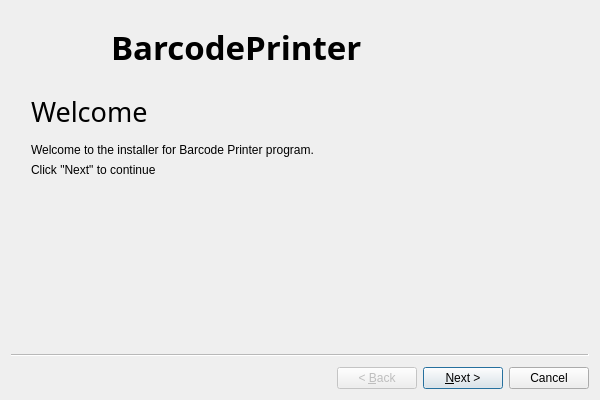
<?xml version="1.0" encoding="UTF-8"?>
<ui version="4.0">
 <class>Wizard</class>
 <widget class="QWizard" name="Wizard">
  <property name="geometry">
   <rect>
    <x>0</x>
    <y>0</y>
    <width>600</width>
    <height>400</height>
   </rect>
  </property>
  <property name="minimumSize">
   <size>
    <width>600</width>
    <height>400</height>
   </size>
  </property>
  <property name="maximumSize">
   <size>
    <width>600</width>
    <height>400</height>
   </size>
  </property>
  <property name="windowTitle">
   <string>BarcodePrinter Installer</string>
  </property>
  <property name="windowIcon">
   <iconset>
    <normaloff>../../Documents/backup/Pictures/intern/okt/25okt/images/logo.jpeg</normaloff>../../Documents/backup/Pictures/intern/okt/25okt/images/logo.jpeg</iconset>
  </property>
  <widget class="QWizardPage" name="wizardPage1">
   <widget class="QLabel" name="lbl_iconLogo">
    <property name="geometry">
     <rect>
      <x>10</x>
      <y>10</y>
      <width>81</width>
      <height>51</height>
     </rect>
    </property>
    <property name="pixmap">
     <pixmap>../../Documents/backup/Pictures/intern/okt/25okt/images/logo.jpeg</pixmap>
    </property>
    <property name="scaledContents">
     <bool>true</bool>
    </property>
   </widget>
   <widget class="QLabel" name="label_11">
    <property name="geometry">
     <rect>
      <x>100</x>
      <y>10</y>
      <width>291</width>
      <height>51</height>
     </rect>
    </property>
    <property name="font">
     <font>
      <family>Sans Serif</family>
      <pointsize>25</pointsize>
      <weight>75</weight>
      <italic>false</italic>
      <bold>true</bold>
      <strikeout>false</strikeout>
      <kerning>true</kerning>
     </font>
    </property>
    <property name="text">
     <string>BarcodePrinter</string>
    </property>
    <property name="textFormat">
     <enum>Qt::PlainText</enum>
    </property>
   </widget>
   <widget class="QLabel" name="label">
    <property name="geometry">
     <rect>
      <x>20</x>
      <y>90</y>
      <width>121</width>
      <height>21</height>
     </rect>
    </property>
    <property name="font">
     <font>
      <family>Roboto Slab</family>
      <pointsize>20</pointsize>
      <weight>50</weight>
      <bold>false</bold>
     </font>
    </property>
    <property name="styleSheet">
     <string notr="true">
</string>
    </property>
    <property name="text">
     <string>Welcome</string>
    </property>
   </widget>
   <widget class="QLabel" name="label_2">
    <property name="geometry">
     <rect>
      <x>20</x>
      <y>130</y>
      <width>351</width>
      <height>17</height>
     </rect>
    </property>
    <property name="text">
     <string>Welcome to the installer for Barcode Printer program.</string>
    </property>
   </widget>
   <widget class="QLabel" name="label_3">
    <property name="geometry">
     <rect>
      <x>20</x>
      <y>150</y>
      <width>351</width>
      <height>17</height>
     </rect>
    </property>
    <property name="text">
     <string>Click &quot;Next&quot; to continue</string>
    </property>
   </widget>
  </widget>
  <widget class="QWizardPage" name="wizardPage2">
   <widget class="QLabel" name="label_12">
    <property name="geometry">
     <rect>
      <x>100</x>
      <y>10</y>
      <width>291</width>
      <height>51</height>
     </rect>
    </property>
    <property name="font">
     <font>
      <family>Sans Serif</family>
      <pointsize>25</pointsize>
      <weight>75</weight>
      <italic>false</italic>
      <bold>true</bold>
      <strikeout>false</strikeout>
      <kerning>true</kerning>
     </font>
    </property>
    <property name="text">
     <string>BarcodePrinter</string>
    </property>
    <property name="textFormat">
     <enum>Qt::PlainText</enum>
    </property>
   </widget>
   <widget class="QLabel" name="lbl_iconLogo_2">
    <property name="geometry">
     <rect>
      <x>10</x>
      <y>10</y>
      <width>81</width>
      <height>51</height>
     </rect>
    </property>
    <property name="pixmap">
     <pixmap>../../Documents/backup/Pictures/intern/okt/25okt/images/logo.jpeg</pixmap>
    </property>
    <property name="scaledContents">
     <bool>true</bool>
    </property>
   </widget>
   <widget class="QLabel" name="label_4">
    <property name="geometry">
     <rect>
      <x>20</x>
      <y>90</y>
      <width>331</width>
      <height>21</height>
     </rect>
    </property>
    <property name="font">
     <font>
      <family>Roboto Slab</family>
      <pointsize>20</pointsize>
      <weight>50</weight>
      <bold>false</bold>
     </font>
    </property>
    <property name="styleSheet">
     <string notr="true"/>
    </property>
    <property name="text">
     <string>Select Installation Folder</string>
    </property>
   </widget>
   <widget class="QLabel" name="label_5">
    <property name="geometry">
     <rect>
      <x>20</x>
      <y>130</y>
      <width>351</width>
      <height>17</height>
     </rect>
    </property>
    <property name="text">
     <string>Choose where to install the program.</string>
    </property>
   </widget>
   <widget class="QLineEdit" name="et_folderPath">
    <property name="geometry">
     <rect>
      <x>20</x>
      <y>170</y>
      <width>551</width>
      <height>25</height>
     </rect>
    </property>
    <property name="placeholderText">
     <string>Select the installation folder...</string>
    </property>
   </widget>
   <widget class="QPushButton" name="btn_selectFolder">
    <property name="geometry">
     <rect>
      <x>460</x>
      <y>210</y>
      <width>101</width>
      <height>25</height>
     </rect>
    </property>
    <property name="text">
     <string>Select Folder</string>
    </property>
   </widget>
  </widget>
 </widget>
 <resources/>
 <connections/>
</ui>
